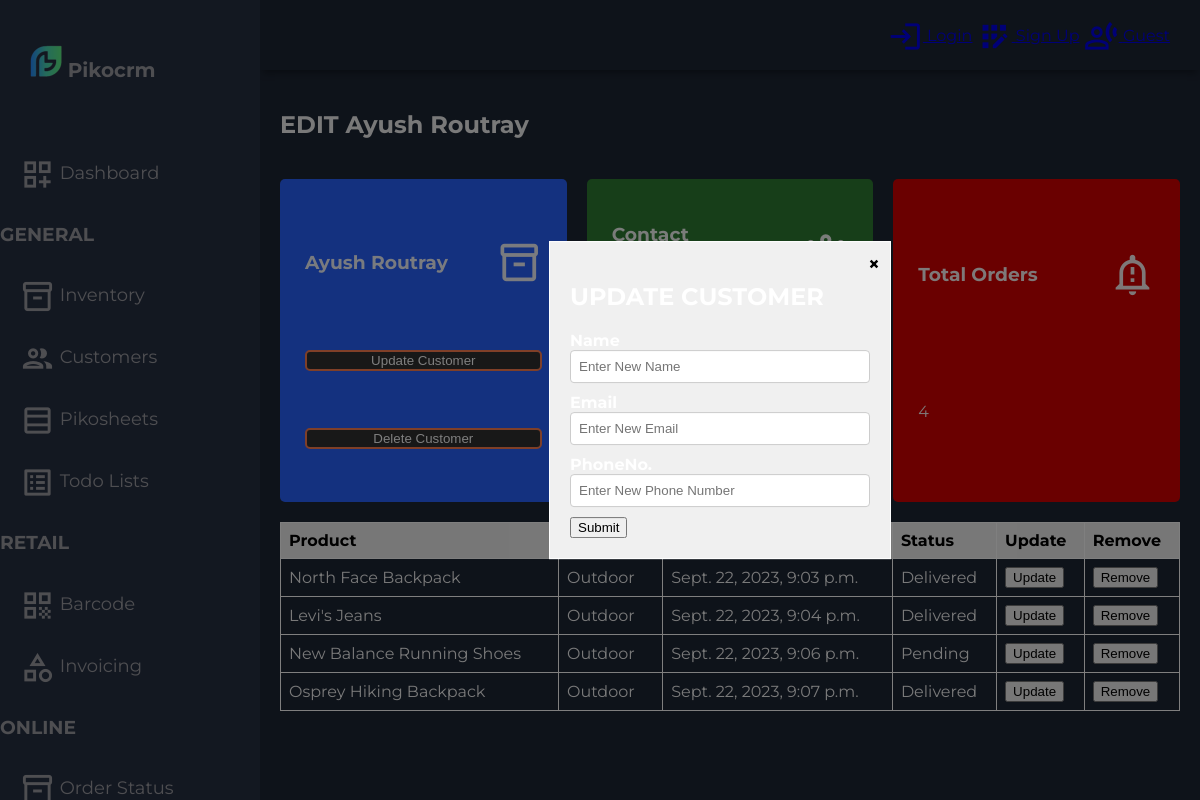
The app's page /customer/1/ with its own data.
### accounts/models.py (models this page shows, shortened)
class Customer(models.Model):
    name = models.CharField(max_length=200, null=True)
    phone = models.IntegerField(null=True)
    email = models.CharField(max_length=200, null=True)
    date_created = models.DateTimeField(auto_now_add=True, null=True)

class Order(models.Model):
    CITY = (('Delhi', 'Delhi'), ('London', 'London'), ('Berlin', 'Berlin'), ('Amsterdam', 'Amsterdam'), ('Istanbul', 'Istanbul'), ('Montreal', 'Montreal'), ('Toronto', 'Toronto'))
    customer = models.ForeignKey(Customer, null = True, on_delete = models.SET_NULL)
    product = models.ForeignKey(Product, null = True, on_delete = models.SET_NULL)
    city = models.CharField(max_length=200, null=True, choices=CITY)
    STATUS = (('Pending', 'Pending'), ('Out for Delivery', 'Out for Delivery'), ('Delivered', 'Delivered'))
    date_created = models.DateTimeField(auto_now_add=True, null=True)
    status = models.CharField(max_length=200, null=True, choices=STATUS)

class Product(models.Model):
    CATEGORY = (('Indoor', 'Indoor'), ('Outdoor', 'Outdoor'))
    tags = models.ManyToManyField(Tag)
    name = models.CharField(max_length=200, null=True)
    price = models.FloatField(null=True)
    category = models.CharField(max_length=200, null=True, choices=CATEGORY)
    product_id = models.IntegerField(null=True)
    date_created = models.DateTimeField(auto_now_add=True, null=True)
    def __str__(self):
        return self.name

### accounts/views.py (the view, shortened to what this page needs)
# urls.py: path('customer/<str:pk>/', views.Customers, name = 'customers'),
def Customers(request, pk):
    customer = Customer.objects.get(id=pk)
    order = customer.order_set.all()
    orders_count = order.count()
    return render(request, 'accounts/customer.html', {'customer':customer, 'order':order, 'orders_count':orders_count, 'item':customer})

### accounts/templates/accounts/customer.html (shortened to what this page needs)
{% extends 'accounts/main.html' %}
{% load static %}
{% block content %}
<!DOCTYPE html>
<html lang="en">
<head>
</head>
<body>
	<div class="grid-container">
      <header class="header">
		{% if user.is_authenticated %}
		<div class="header-right">
          <span class="material-icons-outlined">login</span> Hello, {{request.user}}
          <span class="material-icons-outlined">app_registration</span> Logout
        </div>
		{% else %}
        <div class="header-right">
          <a href="{% url 'login' %}"><span class="material-icons-outlined">login</span> Login</a>
          <a href="{% url 'register' %}"><span class="material-icons-outlined">app_registration</span> Sign Up</a>
          <a href="{% url 'guest' %}"><span class="material-icons-outlined">transcribe</span> Guest</a>
        </div>
		{% endif %}
      </header>
     <aside id="sidebar">
        <div class="sidebar-title">
          <div class="sidebar-brand">
            <img src="{% static 'images/logocrm1.png' %}"> Pikocrm
          </div>
        </div>
        <ul class="sidebar-list">
          <li class="sidebar-list-item">
            <a href="{% url 'dashboard' %}">
              <span class="material-icons-outlined">dashboard_customize</span> Dashboard
            </a>
          </li>
		  <h3>GENERAL</h3>
          <li class="sidebar-list-item">
            <a href="{% url 'products' %}">
              <span class="material-icons-outlined">inventory_2</span> Inventory
            </a>
          </li>
          <li class="sidebar-list-item">
            <a href="{% url 'customert' %}">
              <span class="material-icons-outlined">people</span> Customers
            </a>
          </li>
          <li class="sidebar-list-item">
            <a href="{% url 'pikosheets' %}">
              <span class="material-icons-outlined">table_rows</span> Pikosheets
            </a>
          </li>
          <li class="sidebar-list-item">
            <a href="{% url 'todo' %}">
              <span class="material-icons-outlined">list_alt</span> Todo Lists
            </a>
          </li>
		  <h3>RETAIL</h3>
          <li class="sidebar-list-item">
            <a href="{% url 'barcode' %}">
              <span class="material-icons-outlined">qr_code</span> Barcode
            </a>
          </li>
          <li class="sidebar-list-item">
            <a href="{% url 'invoice' %}">
              <span class="material-icons-outlined">category</span> Invoicing
            </a>
          </li>
          <h3>ONLINE</h3>
          <li class="sidebar-list-item">
            <a href="{% url 'orderstatus' %}">
              <span class="material-icons-outlined">inventory_2</span> Order Status
            </a>
          </li>
        </ul>
      </aside>
	<main class="main-container">
        <div class="main-title">
          <h2>EDIT {{customer.name}}</h2>
        </div>
	<div class="main-cards">
	<div class="card">
            <div class="card-inner">
              <h3>{{customer.name}}</h3>
              <span class="material-icons-outlined">inventory_2</span>
            </div>
            <button  id="openPopupButton">Update Customer</button>
			<button id="dcx"><a href="{% url 'deletecustomer' customer.pk %}" id="dc">Delete Customer</a></button>
          </div>
	<div id="popupContainer" class="modal">
	<div class="modal-content">
		<form method="POST" action="{% url 'updatecustomer' item.id %}" id="popupForm">
		<span id="closePopupButton" class="close">&times;</span>
		<h2>UPDATE CUSTOMER</h2>
        <label for="newname">Name</label>
        <input type="text" placeholder="Enter New Name" id="newname" name="newname" size="26" required>
        <br>
        <label for="newemail">Email</label>
        <input type="email" placeholder="Enter New Email" id="newemail" name="newemail" size="26" required>
        <br>
        <label for="Phoneno">PhoneNo.</label>
        <input type="tel" placeholder="Enter New Phone Number" minlenght="10" maxlength="10" id="Phoneno" name="newphoneno" size="18" required>
        <br>
        <input type="submit" id="submit">
		</form>
	</div>
	</div>
    <div class="card">
            <div class="card-inner">
              <h3>Contact Information</h3>
            </div>
			<p>Name: {{customer.name}}</p>
			<p>Email: {{customer.email}} </p>
			<p>Phone: {{customer.phone}}</p>
          </div>
          <div class="card">
            <div class="card-inner">
              <h3>Total Orders</h3>
              <span class="material-icons-outlined">notification_important</span>
            </div>
			<p>{{ orders_count }}</p>
          </div>
        </div>
	<div id="table" class="table-editable">
	<table class="table table-bordered table-responsive-md table-striped text-center" id="table1">
	<thead>
				<tr>
					<th>Product</th>
					<th>Category</th>
					<th>Date Ordered</th>
					<th>Status</th>
					<th>Update</th>
					<th>Remove</th>
				</tr>
				</thead>
				<tbody>
				{% for l in order %}
				<tr>
				<td>{{ l.product }}</td>
				<td>{{l.product.category}}</td>
				<td>{{l.date_created}}</td>
				<td>{{l.status}}</td>
				<td>
				<span class="table-remove">
				<button type="button" class="btn bg-danger-light btn-rounded btn-sm my-0">
				<a href="{% url 'updateorder' l.id %}" class="ud">Update</a></button></span></td>
				<td><span class="table-remove"><button type="button" class="btn bg-danger-light btn-rounded btn-sm my-0"><a href= "{% url 'deleteorder' l.id %}" class="ud">Remove</a></button></span></td>
				</tr>
				{% endfor %}
				</tbody>
			</table>
			</div>
			</main>
			</div>
</body>
</html>
{% endblock %}

### static/css/styles.css (style rules this page uses)
body { margin: 0; padding: 0; background-color: #1d2634; color: #9e9ea4; font-family: 'Montserrat', sans-serif; }
.material-icons-outlined { vertical-align: middle; line-height: 1px; font-size: 35px; }
.grid-container { display: grid; grid-template-columns: 260px 1fr 1fr 1fr; grid-template-rows: 0.2fr 3fr; grid-template-areas: 'sidebar header header header' 'sidebar main main main'; height: 100vh; }
.header { grid-area: header; height: 70px; display: flex; align-items: center; justify-content: space-between; padding: 0 30px 0 30px; box-shadow: 0 6px 7px -3px rgba(0, 0, 0, 0.35); }
#sidebar { grid-area: sidebar; height: 100%; background-color: #263043; overflow-y: auto; transition: all 0.5s; -webkit-transition: all 0.5s; }
.sidebar-title { display: flex; justify-content: space-between; align-items: center; padding: 30px 30px 30px 30px; margin-bottom: 30px; }
.sidebar-brand { margin-top: 15px; font-size: 20px; font-weight: 700; }
.sidebar-list { padding: 0; margin-top: 15px; list-style-type: none; }
.sidebar-list-item { padding: 20px 20px 20px 20px; font-size: 18px; }
.sidebar-list-item > a { text-decoration: none; color: #9e9ea4; }
.main-container { grid-area: main; overflow-y: auto; padding: 20px 20px; color: rgba(255, 255, 255, 0.95); }
.main-title { display: flex; justify-content: space-between; }
.main-cards { display: grid; grid-template-columns: 1fr 1fr 1fr 1fr; gap: 20px; margin: 20px 0; }
.card { display: flex; flex-direction: column; justify-content: space-around; padding: 25px; border-radius: 5px; }
.card:first-child { background-color: #2962ff; }
.card:nth-child(3) { background-color: #2e7d32; }
.card:nth-child(4) { background-color: #d50000; }
.card-inner { display: flex; align-items: center; justify-content: space-between; }
.card-inner > .material-icons-outlined { font-size: 45px; }
#sidebar { overflow: auto; scrollbar-width: none; }

### accounts/templates/accounts/customer.html (style rules this page uses)
#table1 { border-collapse: collapse; width: 100%; }
#table1 th, #table1 td { padding: 8px; border: 1px solid #fff; text-align: left; }
#table1 th { background-color: #f0f0f0; font-weight: bold; color: black; }
#table1 { border: 1px solid #fff; }
#openPopupButton { color: white; background-color: rgb(49, 49, 49); border-radius: 5px; border: solid coral 2px; }
#dcx { background-color: rgb(49, 49, 49); color: white; border-radius: 5px; border: solid coral 2px; }
#dc { color: white; text-decoration: none; }
.main-cards { display: grid; grid-template-columns: 1fr 1fr 1fr; gap: 20px; margin: 20px 0; }
.ud { color: black; text-decoration: none; }
.modal { display: none; position: fixed; top: 0; left: 0; width: 100%; height: 100%; background-color: rgba(0, 0, 0, 0.5); display: flex; justify-content: center; align-items: center; }
.modal-content { background-color: white; padding: 20px; border-radius: 5px; }
form { border: 1px solid #fff; background-color: #f0f0f0; width: 300px; padding: 20px; font-weight: bold; position: absolute; left: 60%; top: 50%; transform: translate(-50%, -50%); }
input[type="text"], input[type="email"], input[type="tel"] { width: 100%; padding: 8px; margin-bottom: 10px; border: 1px solid #ccc; border-radius: 4px; box-sizing: border-box; }
.close { position: absolute; top: 10px; right: 10px; color: black; font-size: 20px; cursor: pointer; }

### records on screen
Customer: name "Ayush Routray"
Order: product "North Face Backpack", product.category "Outdoor", date_created "Sept. 22, 2023, 9:03 p.m.", status "Delivered"
Order: product "Levi's Jeans", product.category "Outdoor", date_created "Sept. 22, 2023, 9:04 p.m.", status "Delivered"
Order: product "New Balance Running Shoes", product.category "Outdoor", date_created "Sept. 22, 2023, 9:06 p.m.", status "Pending"
Order: product "Osprey Hiking Backpack", product.category "Outdoor", date_created "Sept. 22, 2023, 9:07 p.m.", status "Delivered"

### other values on screen
{{ orders_count }} "4"
